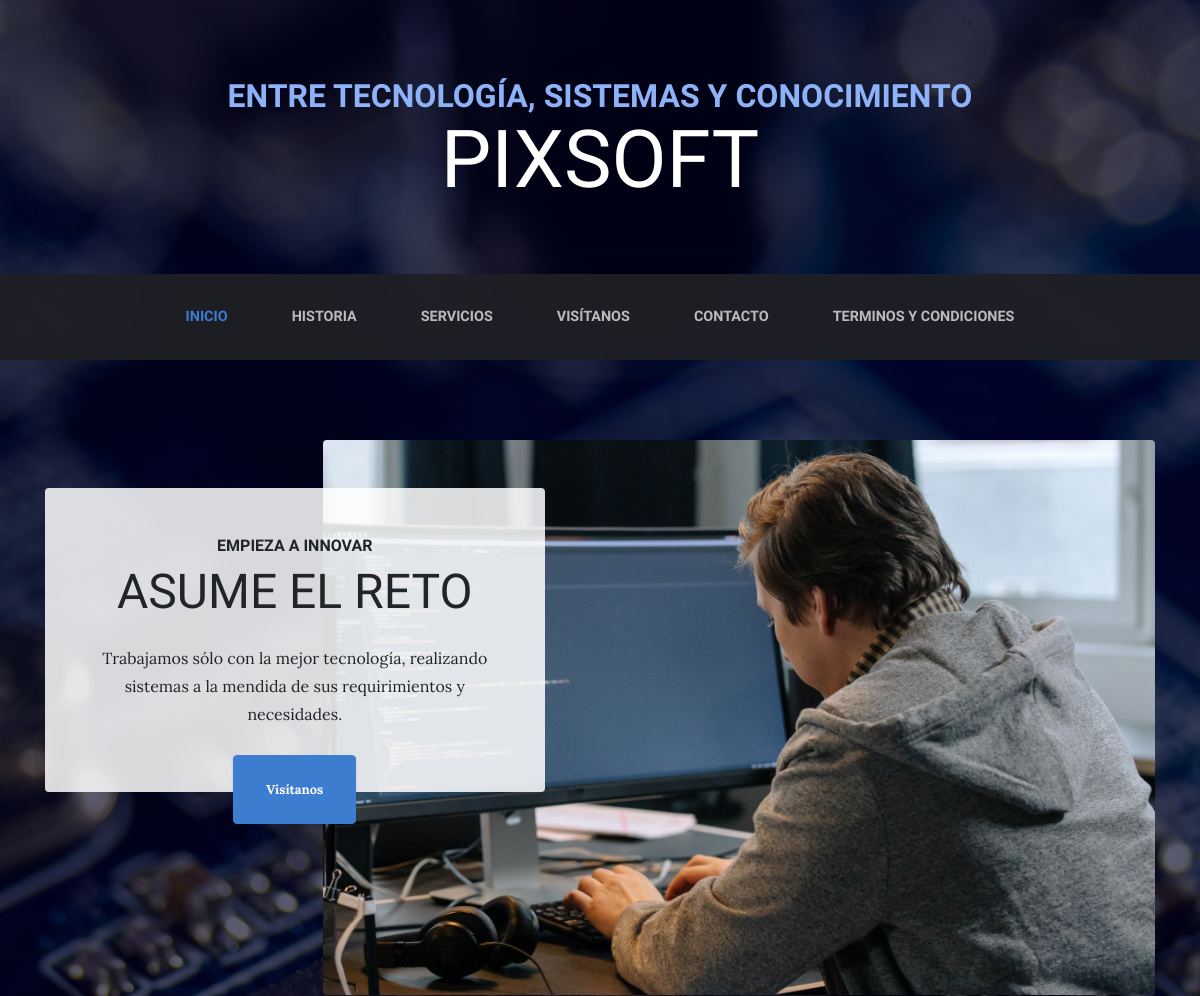
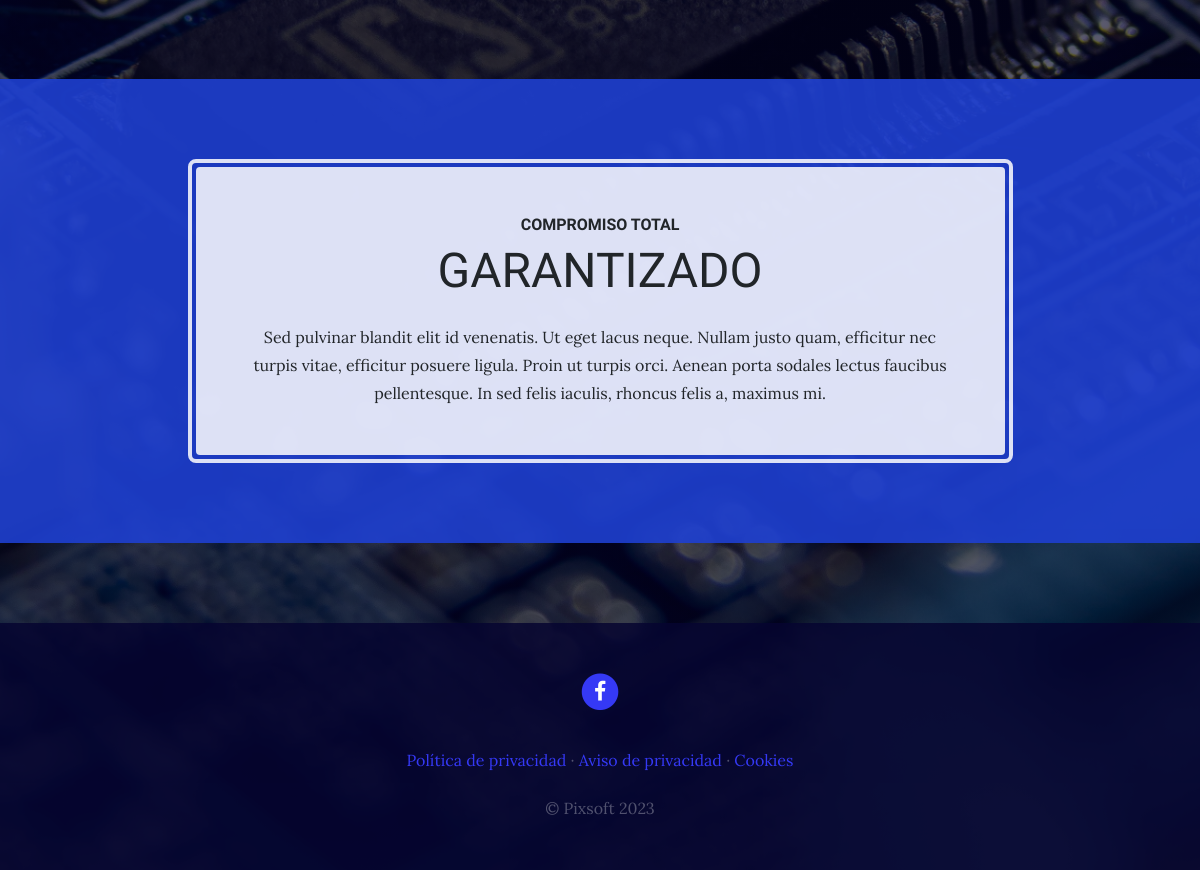
The page / on the database its author committed (2 pictures, top to bottom).
### pages/models.py (models this page shows, shortened)
class Page(models.Model):
    title = models.CharField(verbose_name="TÍtulo", max_length=200)
    content = RichTextField(verbose_name="Contenido")
    order = models.SmallIntegerField(verbose_name='order', default=0)
    created = models.DateTimeField(auto_now_add=True, verbose_name="Fecha de creación")
    updated = models.DateTimeField(auto_now=True, verbose_name="Fecha de edición")
    class Meta:
        verbose_name = "página"
        verbose_name_plural = "páginas"
        ordering = ['order', 'title']

### core/views.py (the view)
# urls.py: path('', views.home, name="home"),
def home(request):
    return render(request, 'core/home.html')

### pages/templatetags/pages_extras.py (called while the page is built)
@register.simple_tag
def get_page_list():
    pages = Page.objects.all()
    return pages

### social/processors.py (called while the page is built)
def ctx_dict(request):
    ctx = {}
    links = Link.objects.all()
    for link in links:
        ctx[link.Key] = link.url
    return ctx

### core/templates/core/home.html (shortened to what this page needs)
{% extends 'core/base.html' %}
{% load static%}
{% block content%}
    <section class="page-section clearfix">
      <div class="container">
        <div class="intro">
          <img class="intro-img img-fluid mb-3 mb-lg-0 rounded" src="{% static 'core/img/into.jpg' %}" alt="">
          <div class="intro-text left-0 text-center bg-faded p-5 rounded">
            <h2 class="section-heading mb-4">
              <span class="section-heading-upper">Empieza a innovar</span>
              <span class="section-heading-lower">Asume el reto</span>
            </h2>
            <p class="mb-3">Trabajamos sólo con la mejor tecnología, realizando sistemas a la mendida de sus requirimientos y necesidades.
            </p>
            <div class="intro-button mx-auto">
              <a class="btn btn-primary btn-xl" href="store.html">Visítanos</a>
            </div>
          </div>
        </div>
      </div>
    </section>
    <section class="page-section cta">
      <div class="container">
        <div class="row">
          <div class="col-xl-9 mx-auto">
            <div class="cta-inner text-center rounded">
              <h2 class="section-heading mb-4">
                <span class="section-heading-upper">Compromiso total</span>
                <span class="section-heading-lower">Garantizado</span>
              </h2>
              <p class="mb-0">Sed pulvinar blandit elit id venenatis. Ut eget lacus neque. Nullam justo quam, efficitur nec turpis vitae, efficitur posuere ligula. Proin ut turpis orci. Aenean porta sodales lectus faucibus pellentesque. In sed felis iaculis, rhoncus felis a, maximus mi.</p>
            </div>
          </div>
        </div>
      </div>
    </section>
{% endblock %}

### core/templates/core/base.html (shortened to what this page needs)
<!DOCTYPE html>
<html lang="es">
  <head>
    {% load static %}
    <link href="{% static 'core/vendor/bootstrap/css/bootstrap.min.css' %}" rel="stylesheet">
    <link href="{% static 'core/vendor/font-awesome/css/font-awesome.min.css' %}" rel="stylesheet" type="text/css">
    <link href="{% static 'core/css/styles.css' %}" rel="stylesheet">
  </head>
  <body>
    <h1 class="site-heading text-center text-white d-none d-lg-block">
      <span class="site-heading-upper text-primary mb-3">Entre tecnología, sistemas y conocimiento</span>
      <span class="site-heading-lower">Pixsoft</span>
    </h1>
    <nav class="navbar navbar-expand-lg navbar-dark py-lg-4" id="mainNav">
      <div class="container">
        <div class="collapse navbar-collapse" id="navbarResponsive">
          <ul class="navbar-nav mx-auto">
            <li class="nav-item px-lg-4 {% if request.path == '/' %} active {% endif %}">
              <a class="nav-link text-uppercase text-expanded" href="{% url 'home' %}">Inicio</a>
            </li>
            <li class="nav-item px-lg-4 {% if request.path == '/about/' %} active {% endif %}">
              <a class="nav-link text-uppercase text-expanded" href="{% url 'about' %}">Historia</a>
            </li>
            <li class="nav-item px-lg-4 {% if request.path == '/services/' %} active {% endif %}">
              <a class="nav-link text-uppercase text-expanded" href="{% url 'services' %}">Servicios</a>
            </li>
            <li class="nav-item px-lg-4 {% if request.path == '/store/' %} active {% endif %}">
              <a class="nav-link text-uppercase text-expanded" href="{% url 'store' %}">Visítanos</a>
            </li>
            <li class="nav-item px-lg-4 {% if request.path == '/contact/' %} active {% endif %}">
              <a class="nav-link text-uppercase text-expanded" href="{% url 'contact' %}">Contacto</a>
            </li>
            <li class="nav-item px-lg-4 {% if request.path == '/blog/' %} active {% endif %}">
              <a class="nav-link text-uppercase text-expanded" href="{% url 'blog' %}">Terminos y condiciones</a>
            </li>
          </ul>
        </div>
      </div>
    </nav>
    {% block content%}
    {% endblock %}
        <footer class="footer text-faded text-center py-5">
          <div class="container">
            <p class="m-0">
        {% if LINK_FACEBOOK %}
        <a href="{{LINK_FACEBOOK}}" class="link">
            <span class="fa-stack fa-lg">
            <i class="fa fa-circle fa-stack-2x"></i>
            <i class="fa fa-facebook fa-stack-1x fa-inverse"></i>
            </span>
        </a>
        {% endif %}
    </p>
        <p class="m-0 mbt">
          {% load pages_extras %}
          {% get_page_list as page_list %}
          {% for page in page_list %}
            <a href="{% url 'page' page.id page.title|slugify %}" class="link">{{page.title}}</a> {% if not forloop.last %}·{% endif %}
          {% endfor %}
		</p>
        <p class="m-0 mbt1">&copy; Pixsoft 2023</p>
      </div>
	</footer>
  </body>
</html>

### core/static/core/css/styles.css (style rules this page uses)
body { font-family: 'Lora'; background: linear-gradient(rgba(2, 2, 32, 0.651), rgba(2, 2, 32, 0.651)), url("../img/3.jpg"); background-attachment: fixed; background-position: center; background-size: cover; }
h1, h2, h3, h4, h5, h6 { font-family: 'Raleway'; }
p { line-height: 1.75; }
.text-faded { color: rgba(255, 255, 255, 0.3); }
.site-heading { margin-top: 5rem; margin-bottom: 5rem; text-transform: uppercase; line-height: 1; font-family: 'Raleway'; }
.site-heading .site-heading-upper { display: block; font-size: 2rem; font-weight: 800; }
.site-heading .site-heading-lower { font-size: 5rem; font-weight: 100; line-height: 4rem; }
.page-section { margin-top: 5rem; margin-bottom: 5rem; }
.section-heading { text-transform: uppercase; }
.section-heading .section-heading-upper { display: block; font-size: 1rem; font-weight: 800; padding-bottom:.5rem; }
.section-heading .section-heading-lower { display: block; font-size: 3rem; font-weight: 100; }
.bg-faded { background-color: rgba(255, 255, 255, 0.85); }
#mainNav { background-color: rgba(31, 31, 37, 0.952); font-family: 'Raleway'; }
#mainNav .navbar-nav .nav-item .nav-link { color: rgba(255, 255, 255, 0.7); font-weight: 800; }
#mainNav .navbar-nav .nav-item.active .nav-link { color: #3d7dcf; }
@media (min-width: 992px) { #mainNav .navbar-nav .nav-item .nav-link { font-size: 0.9rem; } }
.btn-xl { font-weight: 700; font-size: 0.8rem; padding-top: 1.5rem; padding-bottom: 1.5rem; padding-left: 2rem; padding-right: 2rem; }
.intro { position: relative; }
@media (min-width: 992px) { .intro .intro-img { width: 75%; float: right; } }
@media (min-width: 992px) { .intro .intro-text { left: 0; width: 60%; margin-top: 3rem; position: absolute; } }
@media (min-width: 992px) { .intro .intro-text .intro-button { width: 100%; left: 0; position: absolute; bottom: -2rem; } }
@media (min-width: 1200px) { .intro .intro-text { width: 45%; } }
.cta { padding-top: 5rem; padding-bottom: 5rem; background-color: rgba(31, 64, 209, 0.9); }
.cta .cta-inner { position: relative; padding: 3rem; margin: 0.5rem; background-color: rgba(255, 255, 255, 0.85); }
.cta .cta-inner:before { border-radius: 0.5rem; content: ''; position: absolute; top: -0.5rem; bottom: -0.5rem; left: -0.5rem; right: -0.5rem; border: 0.25rem solid rgba(255, 255, 255, 0.85); }
.footer { background-color: rgba(6, 5, 49, 0.856); }
.text-primary { color: #8db2f7 !important; }
.btn { box-shadow: 0px 3px 3px 0px rgba(33, 37, 41, 0.1); }
.btn-primary { background-color: #3d7dcf; border-color: #3d7dcf; }
.mbt { padding-top: 2rem; }
.mbt1 { padding-top: 1.25rem; }
a.link { color: #3539f5; }

### rows shown on the page
Page: title "Política de privacidad"
Page: title "Aviso de privacidad"
Page: title "Cookies"
